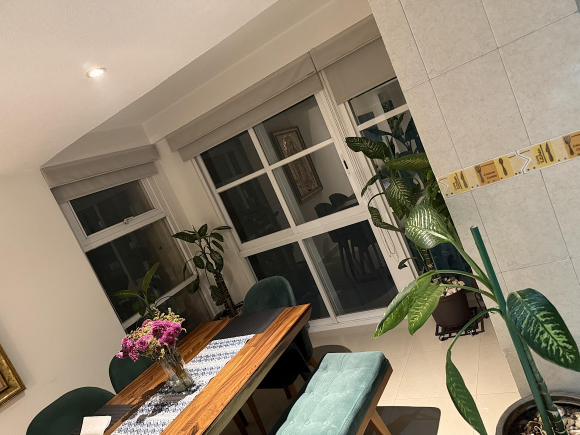
#> input picture QuantumViz_Vision-Computadora_02/Trabajo_02-Registro_Imagenes/data/original/comedor1.jpg, 1159 x 869 px (shown at 1/2 size); its folder holds only this picture in this run
$ jupyter execute --allow-errors 01_exploratory_analysis_enhanced.ipynb
#> lines starting #> are read from the running program, lines starting #| are printed output that depends on the picture
# 01 - Exploratory Analysis (Comedor)

Este notebook examina las imágenes originales del comedor. Haciendo enfacis en cacular los bordes en la imagen mediante el proceso de Canny

Objetivos:
- Visualizar las 3 imágenes a registrar.
- Cálculo de medidas básicas (tamaño, canales, media, desviación estándar).
- Histograma por canal (RGB o único canal si es grayscale).
- Identificar visualmente los objetos de referencia (cuadro y mesa).
- Guardar coordenadas de los objetos para calibración.
- Conteo de bordes (Canny) y contraste RMS aproximado.
- Detección y conteo de keypoints con ORB (rápido y disponible sin requerir SIFT).

[cell 1]
# Importar librerías
from PIL import Image
import matplotlib.pyplot as plt
import numpy as np
import os
import json
import cv2
import sys
import glob
import pandas as pd
from pathlib import Path

[cell 2]
# Directorio raíz donde se guardan las imágenes
print('Notebook: exploratory')
ROOT = '../data/original'
files = ['comedor1.jpg','comedor2.jpg','comedor3.jpg']
paths = [os.path.join(ROOT,f) for f in files]

# Mostrar las rutas
for p in paths:
    print('-', p)
#> further down, img is the input picture: PIL image 1159x869 RGB; mean R, G, B 140.8, 128.5, 109.5

#> (a cell that did not finish here is left out)

## Coordenadas de referencia

A continuación, realizamos un ejemplo de selección de puntos de forma interactiva en la imagen 'comedor3.jpg'.
Al ejecutar la siguiente celda, se mostrará la imagen en una ventana emergente.
La idea es seleccionar cuatro puntos haciendo clic en los siguientes lugares:
- Esquina superior izquierda del cuadro.
- Esquina inferior derecha del cuadro.
- Extremo izquierdo de la mesa.
- Extremo derecho de la mesa.

[cell 4]
# Selección interactiva de puntos en la imagen 'comedor3.jpg'
img_path = paths[2]
#> img_path = '../data/original/comedor3.jpg'
#> (the rest of this cell did not finish here and is left out)

En esta sección añadimos varias pruebas y visualizaciones útiles para entender mejor las imágenes antes de cualquier procesamiento:

[cell 5]
# Función para cargar imágenes con OpenCV
def load_image(path):
    # Carga la imagen con OpenCV y devuelve RGB o la matriz en escala de grises si es single-channel.
    img = cv2.imread(str(path), cv2.IMREAD_UNCHANGED)
    if img is None:
        raise FileNotFoundError(f"Imagen no encontrada o formato no soportado: {path}")
    if img.ndim == 2:
        return img
    if img.shape[2] == 4:
        img = cv2.cvtColor(img, cv2.COLOR_BGRA2BGR)
    img = cv2.cvtColor(img, cv2.COLOR_BGR2RGB)
    return img

[cell 6]
def to_gray(img):
    if img.ndim == 2:
        return img
    return cv2.cvtColor(img, cv2.COLOR_RGB2GRAY)

[cell 7]
def rms_contrast(gray):
    # Contraste RMS simple: desviación estándar de intensidad
    gray = gray.astype(np.float32)
    return float(np.std(gray))

[cell 8]
def edge_count(gray, low=50, high=150):
    edges = cv2.Canny(gray.astype('uint8'), low, high)
    return int(np.count_nonzero(edges)), edges

[cell 9]
def count_keypoints_orb(img, nfeatures=500):
    # Detecta y devuelve número de keypoints con ORB (rápido y sin dependencias extra).
    gray = to_gray(img)
    try:
        orb = cv2.ORB_create(nfeatures)
        kps = orb.detect(gray, None)
        return len(kps), kps
    except Exception:
        return 0, []

[cell 10]
def hist_per_channel(img, bins=256):
    # Devuelve histogramas por canal para imagen RGB o solo para un canal si grayscale.
    if img.ndim == 2:
        h, _ = np.histogram(img.ravel(), bins=bins, range=(0,255))
        return {'gray': h}
    else:
        hs = {}
        for i, name in enumerate(['r','g','b']):
            h, _ = np.histogram(img[:,:,i].ravel(), bins=bins, range=(0,255))
            hs[name] = h
        return hs

[cell 11]
# Análisis automático de todas las imágenes en 'data' (recursivo)
rows = []
#> rows = []
for p in paths:
    try:
        img = load_image(p)
    except Exception as e:
        rows.append({'file': p, 'error': str(e)})
        continue

    # Análisis básico
    gray = to_gray(img)
#> in to_gray, `return cv2.cvtColor(img, cv2.COLOR_RGB2GRAY)`:
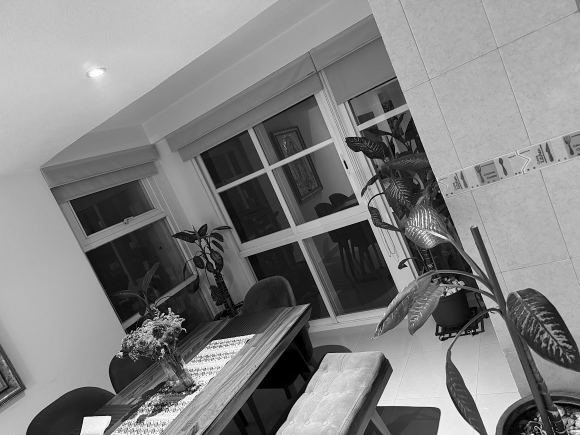
#> returned value: shape (869, 1159) (shown at 1/2 size); min 0, max 255, mean 130
    h, w = (gray.shape[0], gray.shape[1])
#> h = 869; w = 1159
    mean = float(np.mean(gray))
#> mean = 130
    std = float(np.std(gray))
#> std = 62.72
    mn = int(np.min(gray))
#> mn = 0
    mx = int(np.max(gray))
#> mx = 255
    rms = rms_contrast(gray)
#> rms = 62.72
    edges_n, edges_img = edge_count(gray)
#> in edge_count, `edges = cv2.Canny(gray.astype('uint8'), low, high)`:
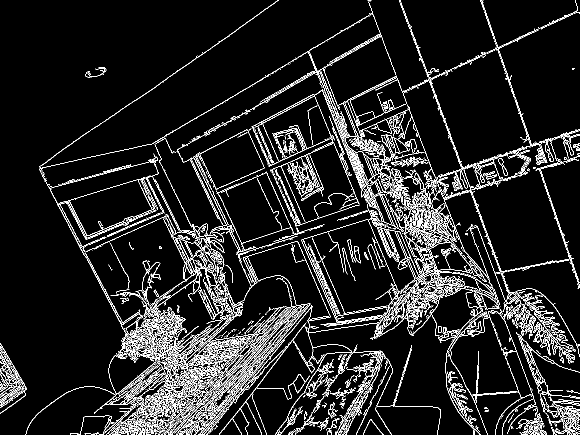
#> edges: shape (869, 1159) (shown at 1/2 size); 8.8% white in thin lines or dots
#> edges_n = 88800
    kp_count, kps = count_keypoints_orb(img)
#> in count_keypoints_orb, `kps = orb.detect(gray, None)`: kps = 500 keypoints; strongest (x, y, size): (369, 657, 31), (221, 833, 31), (334, 817, 31), (343, 807, 31)
#> kp_count = 500

    # Obtener histogramas
    histograms = hist_per_channel(img)
#> after the loop in hist_per_channel, `for i, name in enumerate(['r','g','b']):`: hs = 3 items
#> histograms = 3 items

    # Visualización
    plt.figure(figsize=(15, 10))
    plt.suptitle(os.path.basename(p))

    # Imagen original
    plt.subplot(2, 3, 1)
    plt.title('Imagen Original')
    plt.imshow(img)
    plt.axis('off')

    # Keypoints
    plt.subplot(2, 3, 2)
    vis = img.copy() if img.ndim==3 else np.stack([img]*3, axis=-1)
    try:
        vis_kp = cv2.drawKeypoints(cv2.cvtColor(vis, cv2.COLOR_RGB2BGR), kps, None)
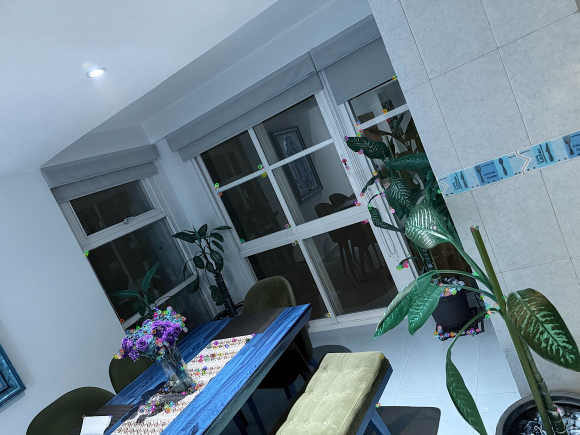
#> vis_kp: shape (869, 1159, 3) (shown at 1/2 size); mean R, G, B 109.7, 128.7, 140.9
        vis_kp = cv2.cvtColor(vis_kp, cv2.COLOR_BGR2RGB)
    except Exception:
        vis_kp = vis
    plt.title(f'Keypoints (ORB): {kp_count}')
    plt.imshow(vis_kp)
    plt.axis('off')

    # Bordes
    plt.subplot(2, 3, 3)
    plt.title(f'Bordes (Canny): {edges_n}')
    plt.imshow(edges_img, cmap='gray')
    plt.axis('off')

    # Histogramas
    plt.subplot(2, 1, 2)
    plt.title('Histogramas por Canal')
    if img.ndim == 2:
        plt.plot(histograms['gray'], color='gray', label='Intensidad')
    else:
        for color, hist in histograms.items():
            plt.plot(hist, color=color, label=color.upper())
#> this loop made 3 passes
    plt.xlabel('Intensidad')
    plt.ylabel('Frecuencia')
    plt.legend()
    plt.grid(True, alpha=0.3)

    plt.tight_layout()
    plt.show()
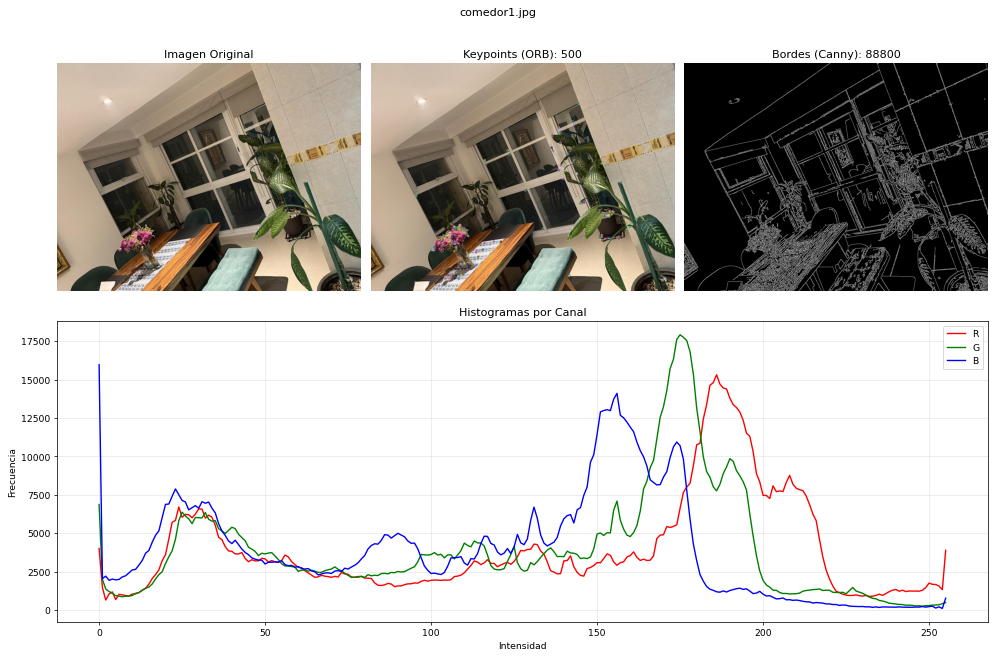
#> figure drawn by matplotlib, 4 panels; B, G, R data is drawn as R, G, B; panel 4: curve peaks at x = 186, y = 15319; panel 4: curve peaks at x = 175, y = 17926; panel 4: curve peaks at x = 0, y = 15970

    # Agregar datos al resumen
    rows.append({
        'file': p,
        'height': h, 'width': w, 'channels': (1 if img.ndim==2 else 3),
        'mean_intensity': mean, 'std_intensity': std, 'min': mn, 'max': mx,
        'rms_contrast': rms, 'edge_pixels': edges_n, 'keypoint_count': kp_count
    })

df_summary = pd.DataFrame(rows)
#> df_summary = table of 3 rows and 12 columns
# display_dataframe_to_user('Resumen exploratorio de imágenes', df_summary)
df_summary.to_csv('../data/exploratory_image_summary.csv', index=False)
print('Resumen guardado en ../data/exploratory_image_summary.csv')
